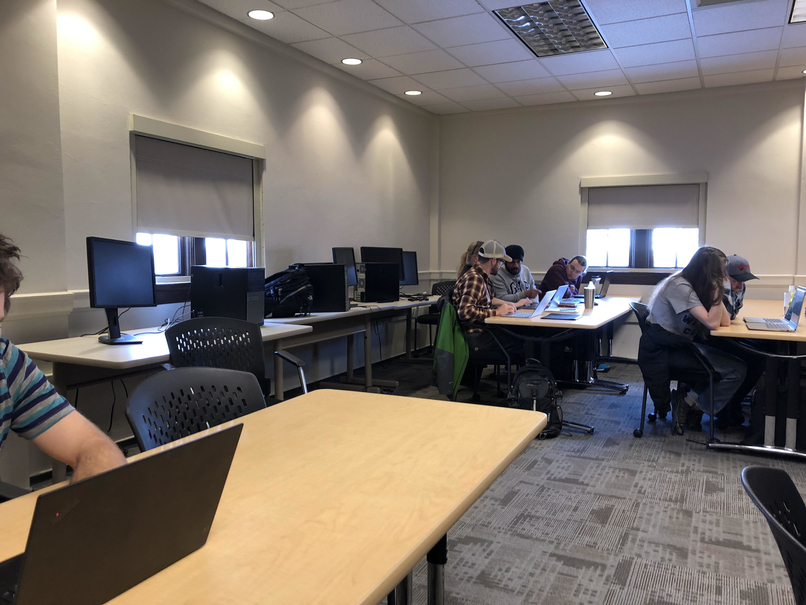
#> input picture class_photo1re.jpg, 806 x 605 px
$ python stitcher.py
#> lines starting #> are read from the running program, lines starting #| are printed output that depends on the picture
import numpy as np
import matplotlib.pyplot as plt

from keypoint_detector import *

class Stitcher(object):
	def __init__(self,image_1,image_2):
		self.images = [image_1,image_2]
		self.images[0] = self.images[0].mean(axis=2)
		self.images[1] = self.images[1].mean(axis=2)

	def find_keypoints(self, img):
		"""
		Step 1: This method locates features that are "good" for matching.  To do this we will implement the Harris
		corner detector
		"""
		# import image and convert to grayscale
		I = img

		# detect_keypoints(I)
		g = I

		h_sobelu = sobel_u_kernel()
		h_sobelv = sobel_v_kernel()
		h_gaussian = gaussian_kernel(2, 2)

		g_u = convolve(g, h_sobelu)
		g_u2 = np.multiply(g_u, g_u)
		g_u2 = convolve(g_u2, h_gaussian)

		g_v = convolve(g, h_sobelv)
		g_v2 = np.multiply(g_v, g_v)
		g_v2 = convolve(g_v2, h_gaussian)

		g_uv = np.multiply(g_u, g_v)
		g_uv = convolve(g_uv, h_gaussian)

		# Harris Response matrix
		H = np.zeros_like(g)
		# Determinant(g)
		H_det = np.multiply(g_u2, g_v2) - np.multiply(g_uv, g_uv)
		# Trace(g) (small number to prevent division by zero)
		H_tr = g_u2 + g_v2 + 1e-10
		# H = det(g)/tr(g)
		H = np.divide(H_det, H_tr)

		# Find local maxima of Harris matrix scores
		height, width = H.shape
		max = []
		# size of neighborhood
		size = 50

		# iterate over pixels
		for u in range(height):
			for v in range(width):
				# add to list if local maxima
				if check_if_local_maxima(H, size, width, height, u, v):
					max.append([v,u])

		for i in range(len(max)):
			plt.scatter(x=max[i][0], y=max[i][1], c='r')

		plt.imshow(I,cmap=plt.cm.gray)
		plt.show()

		return max

	def generate_descriptors(self,img,points, l):
		"""
		Step 2: After identifying relevant keypoints, we need to come up with a quantitative description of the
		neighborhood of that keypoint, so that we can match it to keypoints in other images.
		"""
		l = int(l/2)

		descriptors = []
		for i in range(len(points)):
			x1 = points[i][0]-l
			x2 = points[i][0]+l+1
			y1 = points[i][1]-l
			y2 = points[i][1]+l+1

			if(x1 < 0):
				x1 = 0
			if(y1 < 0):
				y1 = 0
			if(x2 > img.shape[0]):
				x2 = img.shape[0]
			if(y2 > img.shape[1]):
				y2 = img.shape[1]

			descriptors.append([img[x1:x2:1, y1:y2:1], points[i]]) #Returns an array with [actual img data, img location (u,v)]
		return descriptors

	def match_keypoints(self):
		"""
		Step 3: Compare keypoint descriptions between images, identify potential matches, and filter likely
		mismatches
		"""
		matches = []
		m1 = myStitcher.find_keypoints(self.images[0])
		m2 = myStitcher.find_keypoints(self.images[1])
		desc1 = myStitcher.generate_descriptors(self.images[0], m1, 21)
		desc2 = myStitcher.generate_descriptors(self.images[1], m2, 21)

		for p1 in desc1:
			x1, y1 = p1[1][0], p1[1][1]
			errors = []
			for p2 in desc2:
				x2, y2 = p2[1][0], p2[1][1]
				errors.append([[x2, y2], sum_sq_error(p1[0].flatten(), p2[0].flatten())])
			errors.sort(key=lambda x: x[1])
			matches.append([[x1, y1], errors[0][0]])
		return matches

	def find_homography(self):
		"""
		Step 4: Find a linear transformation (of various complexities) that maps pixels from the second image to
		pixels in the first image
		"""

	def stitch(self):
		"""
		Step 5: Transform second image into local coordinate system of first image, and (perhaps) perform blending
		to avoid obvious seams between images.
		"""

im1 = plt.imread('class_photo1re.jpg')
#> im1 is the input picture: shape (605, 806, 3); mean R, G, B 121.9, 113.6, 107.1
im2 = plt.imread('class_photo2re.jpg')
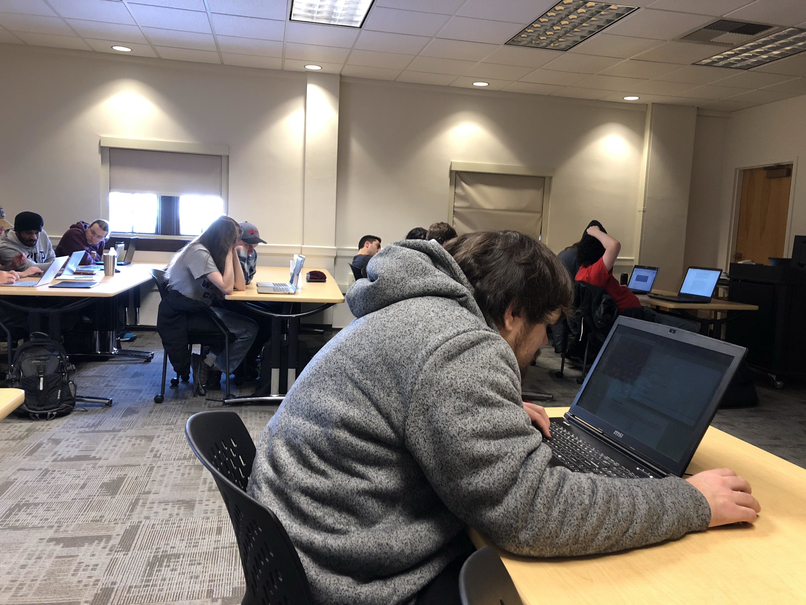
#> input picture class_photo2re.jpg, 806 x 605 px
#> im2 is the input picture: shape (605, 806, 3); mean R, G, B 121.7, 113.8, 107.1
myStitcher = Stitcher(im1, im2)
matches = myStitcher.match_keypoints()
#> in find_keypoints, `I = img`:
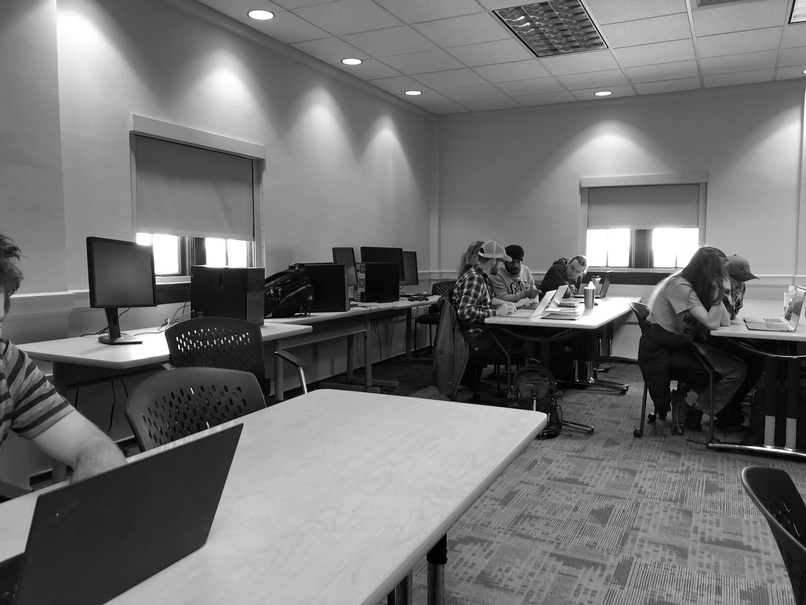
#> I: shape (605, 806) float64; min 0, max 255, mean 114.2
#> (the run stopped early here; a loop or call above may not have finished)
